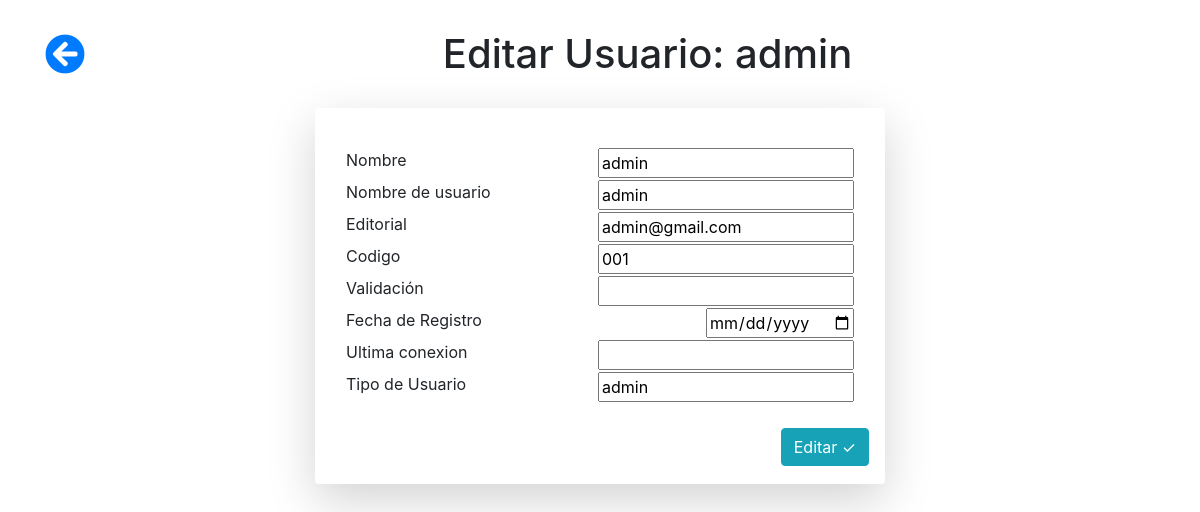
/ABM/usuarios/editar.php?id_editar=1, run on the app's committed database.
### tables this page shows
CREATE TABLE `usuarios` (
  `id` int(11) NOT NULL,
  `name` text NOT NULL,
  `username` text NOT NULL,
  `pass` text NOT NULL,
  `email` text NOT NULL,
  `code` text NOT NULL,
  `validation` text NOT NULL,
  `fechaRegistro` text NOT NULL,
  `ultimaConexion` text NOT NULL,
  `tipoUsuario` varchar(255) NOT NULL
);

### ABM/usuarios/editar.php (the view, shortened to what this page needs)
<head>
     <link rel="stylesheet" type="text/css" href="css/estilo.css">
     <link rel="stylesheet" href="https://use.fontawesome.com/releases/v5.8.2/css/all.css"
>
     <link rel="stylesheet" href="https://stackpath.bootstrapcdn.com/bootstrap/4.3.1/css/bootstrap.min.css"
>
</head>
<?php
include("../conexion.php");
$id_editar=$_REQUEST['id_editar'];
$sql="SELECT * FROM usuarios WHERE id='$id_editar'";
$consulta=mysqli_query($conexion, $sql);
$registro=mysqli_fetch_assoc($consulta);
?>
<div class="container">
	<div class="row">
		<div class="col-lg-12 mx-auto my-auto">
			<div class="row">
				<div class="col-lg-1 col-sm-1 mx-auto my-auto">
					<a href="index.php"><i class="fas fa-arrow-circle-left" style="font-size: 40px;"></i></a>
				</div>
				<div class="col-lg-11 col-sm-11 my-auto ">
					<h1 class="titulo text-center">Editar Usuario: <?php echo $registro['name']?></h1>
				</div>
			</div>
			<div class="row">
				<div class="col-lg-6 col-md-8 col-sm-8 mx-auto shadow-lg p-3 mb-5 bg-white rounded">
					<form action="editar.php" method="post" enctype="multipart/form-data" >
						<div class="col-lg-12">
							<input type="hidden" class="float-right" name="id_editar" value="<?php echo $registro['id'];?>"><br>
						</div>
						<div class="col-lg-12">
							<label>Nombre</label>
							<input type="text" class="float-right" name="name" value="<?php echo $registro['name'];?>"><br>
						</div>
						<div class="col-lg-12">
							<label>Nombre de usuario</label>
							<input type="text" class="float-right" name="username" value="<?php echo $registro['username'];?>"><br>
						</div>
						<div class="col-lg-12">
							<label>Editorial</label>
							<input type="text" class="float-right" name="email" value="<?php echo $registro['email'];?>"><br>
						</div>
						<div class="col-lg-12">
							<label>Codigo</label>
							<input type="number" class="float-right" name="code" value="<?php echo $registro['code'];?>"><br>
						</div>
						<div class="col-lg-12">
							<label>Validación</label>
							<input type="text" class="float-right" name="validation" value="<?php echo $registro['validation'];?>"><br>
						</div>
						<div class="col-lg-12">
							<label>Fecha de Registro</label>
							<input type="date" class="float-right" name="fechaRegistro" value="<?php echo $registro['fechaRegistro'];?>"><br>
						</div>
						<div class="col-lg-12">
							<label>Ultima conexion</label>
							<input type="text" class="float-right" name="ultimaConexion" value="<?php echo $registro['ultimaConexion'];?>"><br>
						</div>
						<div class="col-lg-12">
							<label>Tipo de Usuario</label>
							<input type="text" class="float-right" name="tipoUsuario" value="<?php echo $registro['tipoUsuario'];?>"><br>
						</div>
						<br>
						<button type="submit" name="editar" class="btn btn-info float-right">Editar &#10003;</button><br>
					</form>
				</div>
			</div>
		</div>
	</div>
</div>

### ABM/css/estilo.css (style rules this page uses)
.titulo { text-align: center; margin: 30px; }

### data on the page
usuarios: name "admin", username "admin", email "admin@gmail.com", code "001", tipoUsuario "admin"
